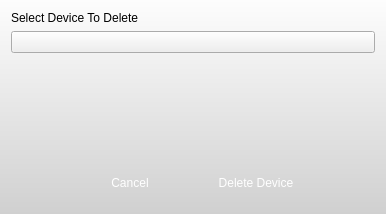
<?xml version="1.0" encoding="UTF-8"?>
<ui version="4.0">
 <class>DeleteDeviceDialog</class>
 <widget class="QDialog" name="DeleteDeviceDialog">
  <property name="geometry">
   <rect>
    <x>0</x>
    <y>0</y>
    <width>386</width>
    <height>214</height>
   </rect>
  </property>
  <property name="windowTitle">
   <string>Delete Device</string>
  </property>
  <property name="styleSheet">
   <string notr="true">QPushButton {
border: 0px transparent;
max-width:120px;
max-height: 40px;
min-width:120px;
min-height: 40px;
color: rgb(255,255,255);
font: 12px &quot;Lucida Sans&quot;;
}

#okButton {
border-image: url(:/core/small-blue-but-normal.png);
}

#cancelButton {
border-image: url(:/core/small-gray-but-normal.png);
}

QComboBox:drop-down {
border-image: url(:/core/drop-down-sm-blue.png);
border: 0px transparent;
}

#DeleteDeviceDialog {
background-color: qlineargradient(spread:pad, x1:0, y1:0, x2:0, y2:1, stop:0 rgba(253, 253, 253, 255), stop:1 rgba(208, 208, 208, 255));
}</string>
  </property>
  <layout class="QGridLayout" name="gridLayout">
   <item row="0" column="0" colspan="3">
    <widget class="QLabel" name="label">
     <property name="text">
      <string>Select Device To Delete</string>
     </property>
    </widget>
   </item>
   <item row="1" column="0" colspan="4">
    <widget class="QComboBox" name="devListCombo"/>
   </item>
   <item row="2" column="0">
    <spacer name="verticalSpacer">
     <property name="orientation">
      <enum>Qt::Vertical</enum>
     </property>
     <property name="sizeHint" stdset="0">
      <size>
       <width>20</width>
       <height>93</height>
      </size>
     </property>
    </spacer>
   </item>
   <item row="3" column="2">
    <widget class="QPushButton" name="okButton">
     <property name="text">
      <string>Delete Device</string>
     </property>
    </widget>
   </item>
   <item row="3" column="1">
    <widget class="QPushButton" name="cancelButton">
     <property name="text">
      <string>Cancel</string>
     </property>
    </widget>
   </item>
  </layout>
 </widget>
 <resources/>
 <connections/>
</ui>
